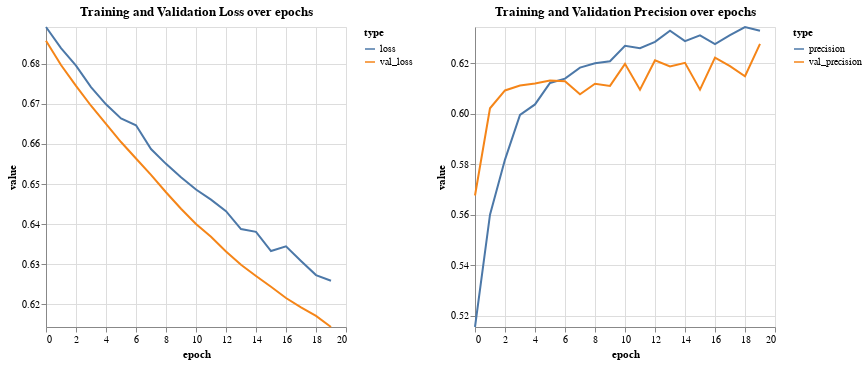

Notebook cell for this chart:
### Code cell
visualizeHistory(blstm_hist)

### Figure 1 — Vega-Lite specification as saved in the notebook (floating-point values rounded to 4 significant figures)
{"config": {"view": {"continuousWidth": 300, "continuousHeight": 300}}, "hconcat": [{"data": {"name": "data-7f47bc8c444af8f13067d8fca978773e"}, "mark": {"type": "line"}, "encoding": {"color": {"field": "type", "legend": {"orient": "right"}, "type": "nominal"}, "x": {"field": "epoch", "type": "quantitative"}, "y": {"field": "value", "scale": {"domain": [0.6144, 0.6891]}, "type": "quantitative"}}, "title": "Training and Validation Loss over epochs"}, {"data": {"name": "data-ce33b3d8fe69f4319f6d6126042a1f7b"}, "mark": {"type": "line"}, "encoding": {"color": {"field": "type", "legend": {"orient": "right"}, "type": "nominal"}, "x": {"field": "epoch", "type": "quantitative"}, "y": {"field": "value", "scale": {"domain": [0.5155, 0.6343]}, "type": "quantitative"}}, "title": "Training and Validation Precision over epochs"}], "resolve": {"scale": {"color": "independent"}}, "$schema": "https://vega.github.io/schema/vega-lite/v5.20.1.json", "datasets": {"data-7f47bc8c444af8f13067d8fca978773e": [{"epoch": 0, "type": "loss", "value": 0.6891}, {"epoch": 1, "type": "loss", "value": 0.6838}, {"epoch": 2, "type": "loss", "value": 0.6795}, {"epoch": 3, "type": "loss", "value": 0.6742}, {"epoch": 4, "type": "loss", "value": 0.6699}, {"epoch": 5, "type": "loss", "value": 0.6663}, {"epoch": 6, "type": "loss", "value": 0.6646}, {"epoch": 7, "type": "loss", "value": 0.6587}, {"epoch": 8, "type": "loss", "value": 0.655}, {"epoch": 9, "type": "loss", "value": 0.6517}, {"epoch": 10, "type": "loss", "value": 0.6486}, {"epoch": 11, "type": "loss", "value": 0.6461}, {"epoch": 12, "type": "loss", "value": 0.6432}, {"epoch": 13, "type": "loss", "value": 0.6388}, {"epoch": 14, "type": "loss", "value": 0.6381}, {"epoch": 15, "type": "loss", "value": 0.6333}, {"epoch": 16, "type": "loss", "value": 0.6345}, {"epoch": 17, "type": "loss", "value": 0.6308}, {"epoch": 18, "type": "loss", "value": 0.6273}, {"epoch": 19, "type": "loss", "value": 0.6259}, {"epoch": 0, "type": "val_loss", "value": 0.6857}, {"epoch": 1, "type": "val_loss", "value": 0.6797}, {"epoch": 2, "type": "val_loss", "value": 0.6744}, {"epoch": 3, "type": "val_loss", "value": 0.6695}, {"epoch": 4, "type": "val_loss", "value": 0.665}, {"epoch": 5, "type": "val_loss", "value": 0.6605}, {"epoch": 6, "type": "val_loss", "value": 0.6564}, {"epoch": 7, "type": "val_loss", "value": 0.6523}, {"epoch": 8, "type": "val_loss", "value": 0.6479}, {"epoch": 9, "type": "val_loss", "value": 0.6438}, {"epoch": 10, "type": "val_loss", "value": 0.64}, {"epoch": 11, "type": "val_loss", "value": 0.6369}, {"epoch": 12, "type": "val_loss", "value": 0.6332}, {"epoch": 13, "type": "val_loss", "value": 0.6299}, {"epoch": 14, "type": "val_loss", "value": 0.6271}, {"epoch": 15, "type": "val_loss", "value": 0.6244}, {"epoch": 16, "type": "val_loss", "value": 0.6216}, {"epoch": 17, "type": "val_loss", "value": 0.6193}, {"epoch": 18, "type": "val_loss", "value": 0.6172}, {"epoch": 19, "type": "val_loss", "value": 0.6144}], "data-ce33b3d8fe69f4319f6d6126042a1f7b": [{"epoch": 0, "type": "precision", "value": 0.5155}, {"epoch": 1, "type": "precision", "value": 0.56}, {"epoch": 2, "type": "precision", "value": 0.5818}, {"epoch": 3, "type": "precision", "value": 0.5995}, {"epoch": 4, "type": "precision", "value": 0.6037}, {"epoch": 5, "type": "precision", "value": 0.6122}, {"epoch": 6, "type": "precision", "value": 0.6139}, {"epoch": 7, "type": "precision", "value": 0.6183}, {"epoch": 8, "type": "precision", "value": 0.62}, {"epoch": 9, "type": "precision", "value": 0.6207}, {"epoch": 10, "type": "precision", "value": 0.6269}, {"epoch": 11, "type": "precision", "value": 0.6259}, {"epoch": 12, "type": "precision", "value": 0.6285}, {"epoch": 13, "type": "precision", "value": 0.6328}, {"epoch": 14, "type": "precision", "value": 0.6287}, {"epoch": 15, "type": "precision", "value": 0.631}, {"epoch": 16, "type": "precision", "value": 0.6276}, {"epoch": 17, "type": "precision", "value": 0.6311}, {"epoch": 18, "type": "precision", "value": 0.6343}, {"epoch": 19, "type": "precision", "value": 0.6328}, {"epoch": 0, "type": "val_precision", "value": 0.5676}, {"epoch": 1, "type": "val_precision", "value": 0.6021}, {"epoch": 2, "type": "val_precision", "value": 0.6092}, {"epoch": 3, "type": "val_precision", "value": 0.6111}, {"epoch": 4, "type": "val_precision", "value": 0.6119}, {"epoch": 5, "type": "val_precision", "value": 0.6131}, {"epoch": 6, "type": "val_precision", "value": 0.6128}, {"epoch": 7, "type": "val_precision", "value": 0.6077}, {"epoch": 8, "type": "val_precision", "value": 0.6118}, {"epoch": 9, "type": "val_precision", "value": 0.611}, {"epoch": 10, "type": "val_precision", "value": 0.6197}, {"epoch": 11, "type": "val_precision", "value": 0.6095}, {"epoch": 12, "type": "val_precision", "value": 0.6211}, {"epoch": 13, "type": "val_precision", "value": 0.6187}, {"epoch": 14, "type": "val_precision", "value": 0.6201}, {"epoch": 15, "type": "val_precision", "value": 0.6095}, {"epoch": 16, "type": "val_precision", "value": 0.6222}, {"epoch": 17, "type": "val_precision", "value": 0.6188}, {"epoch": 18, "type": "val_precision", "value": 0.6148}, {"epoch": 19, "type": "val_precision", "value": 0.6276}]}}
